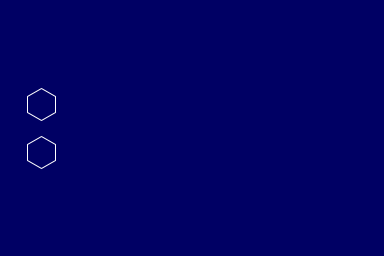
Frame 1 (no input)
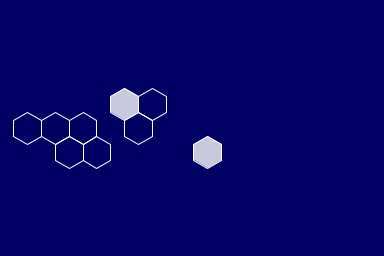
Frame 60 (the mouse pressed at the canvas centre just before this capture)
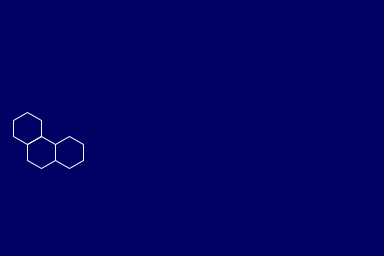
Frame 120 (the mouse held since frame 60 and released just before this capture)

The Processing sketch that drew these frames (run headless with seeded random() and noise(); from frame 60 on, the mouse is pressed at the canvas centre):

// Processing sketch: processing_125212
// ── processing_125212.pde

float hexagonSize = 16;
float a, b, c, cy, cx;
void setup(){
    smooth();
    frameRate(5);
    size(384,256);
    background(0,0,100);
    noFill();
    stroke(255);
    
    c = hexagonSize;
    b = hexagonSize/2;
    a = sqrt((c*c) - (b*b));
    
    cy = height/2;
    cx = a*2;
}

void draw(){    
    if(random(3)<1)drawHexagon(cx,cy);
    if(random(3)<1)drawHexagon(cx+a,cy-(c+b));
    if(random(3)<1)drawHexagon(cx+a,cy+(c+b));

    cx += a*2;
    if(cx > width){
        background(0,0,100);
        cx = a*2;
    }
}

void drawHexagon(float x, float y){
    if(random(4) < 1) fill(255,200);
    else noFill();
    beginShape();
    vertex(x+0,y-c);
    vertex(x+a,y-b);
    vertex(x+a,y+b);
    vertex(x+0,y+c);
    vertex(x-a,y+b);
    vertex(x-a,y-b);
    endShape(CLOSE);
}
